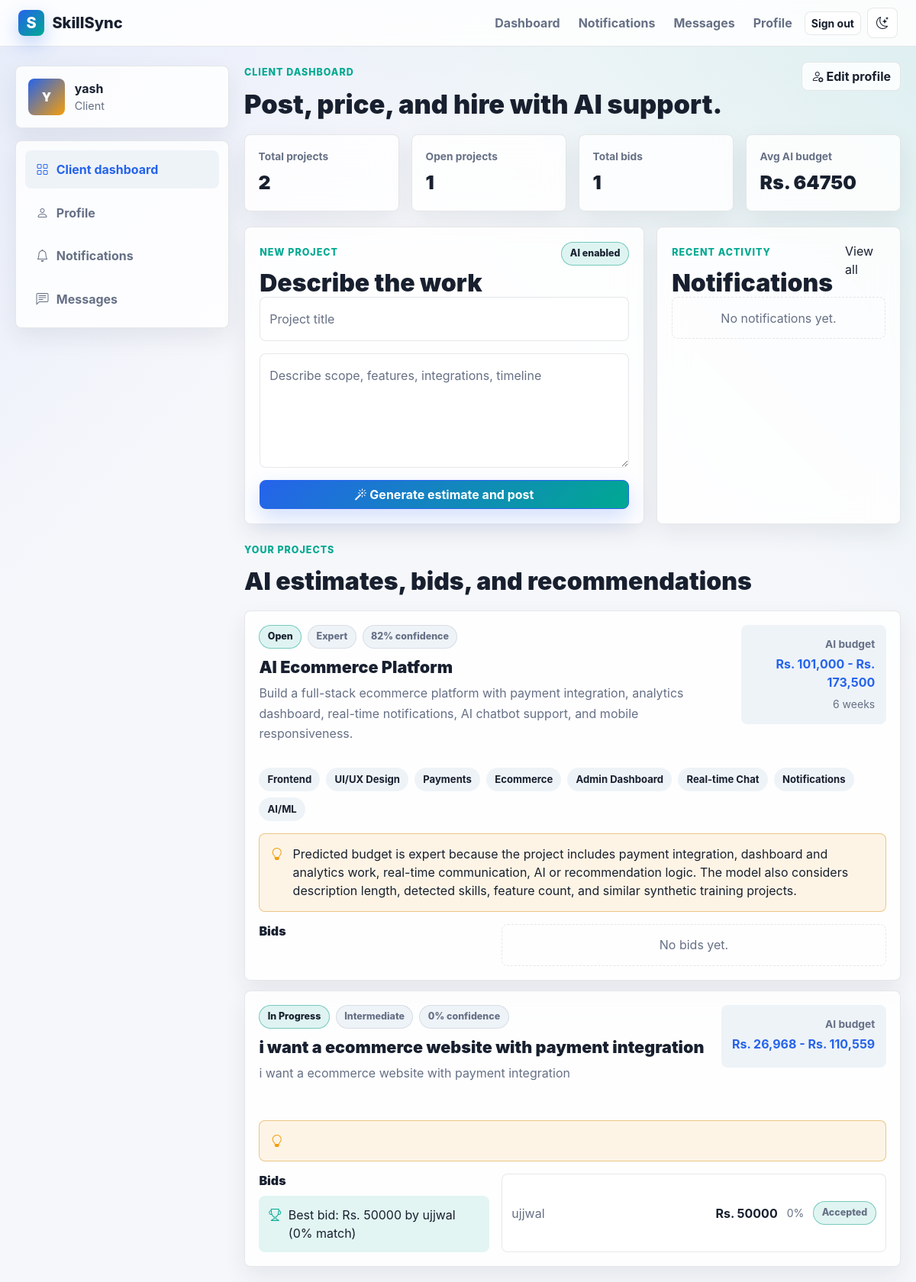
/client/ (signed in), run on the app's committed database.
### core/models.py (models this page shows, shortened)
class Profile(models.Model):
    ROLE_CHOICES = (
        ("client", "Client"),
        ("freelancer", "Freelancer"),
    )
    AVAILABILITY_CHOICES = (
        ("available", "Available"),
        ("busy", "Busy"),
        ("offline", "Offline"),
    )
    user = models.OneToOneField(User, on_delete=models.CASCADE, related_name="profile")
    role = models.CharField(max_length=20, choices=ROLE_CHOICES, default="freelancer")
    full_name = models.CharField(max_length=120, blank=True)
    headline = models.CharField(max_length=180, blank=True)
    bio = models.TextField(blank=True)
    skills = models.TextField(
        blank=True,
        help_text="Comma-separated skills, for example: Django, UI Design, Payments",
    )
    location = models.CharField(max_length=120, blank=True)
    hourly_rate = models.PositiveIntegerField(default=0)
    completed_projects = models.PositiveIntegerField(default=0)
    rating = models.DecimalField(max_digits=3, decimal_places=2, default=0)
    total_reviews = models.PositiveIntegerField(default=0)
    portfolio_url = models.URLField(blank=True)
    availability = models.CharField(
        max_length=20,
        choices=AVAILABILITY_CHOICES,
        default="available",
    )
    created_at = models.DateTimeField(auto_now_add=True)
    updated_at = models.DateTimeField(auto_now=True)
    @property
    def display_name(self):
        return self.full_name or self.user.get_full_name() or self.user.username

class Project(models.Model):
    STATUS_CHOICES = (
        ("open", "Open"),
        ("in_review", "In Review"),
        ("in_progress", "In Progress"),
        ("completed", "Completed"),
        ("cancelled", "Cancelled"),
    )
    COMPLEXITY_CHOICES = (
        ("basic", "Basic"),
        ("intermediate", "Intermediate"),
        ("advanced", "Advanced"),
        ("expert", "Expert"),
    )
    user = models.ForeignKey(User, on_delete=models.CASCADE, related_name="projects")
    title = models.CharField(max_length=180, blank=True)
    description = models.TextField()
    min_price = models.PositiveIntegerField(default=0)
    max_price = models.PositiveIntegerField(default=0)
    estimated_price = models.PositiveIntegerField(default=0)
    estimated_days = models.PositiveIntegerField(default=0)
    estimated_time_label = models.CharField(max_length=80, blank=True)
    complexity = models.CharField(
        max_length=20,
        choices=COMPLEXITY_CHOICES,
        default="intermediate",
    )
    confidence_score = models.PositiveIntegerField(default=0)
    skills = models.JSONField(default=list, blank=True)
    tags = models.JSONField(default=list, blank=True)
    budget_justification = models.TextField(blank=True)
    status = models.CharField(max_length=20, choices=STATUS_CHOICES, default="open")
    accepted_bid = models.ForeignKey(
        "Bid",
        on_delete=models.SET_NULL,
        null=True,
        blank=True,
        related_name="accepted_for_projects",
    )
    created_at = models.DateTimeField(auto_now_add=True)
    updated_at = models.DateTimeField(auto_now=True)
    class Meta:
        ordering = ("-created_at",)
    @property
    def title_or_summary(self):
        if self.title:
            return self.title
        return self.description[:70]
    def get_absolute_url(self):
        return reverse("project_detail", args=[self.pk])
    @property
    def budget_range(self):
        return f"Rs. {self.min_price:,} - Rs. {self.max_price:,}"

class Bid(models.Model):
    STATUS_CHOICES = (
        ("pending", "Pending"),
        ("shortlisted", "Shortlisted"),
        ("accepted", "Accepted"),
        ("rejected", "Rejected"),
    )
    project = models.ForeignKey(Project, on_delete=models.CASCADE, related_name="bids")
    freelancer = models.ForeignKey(User, on_delete=models.CASCADE, related_name="bids")
    amount = models.PositiveIntegerField()
    proposed_days = models.PositiveIntegerField(default=7)
    cover_letter = models.TextField(blank=True)
    status = models.CharField(max_length=20, choices=STATUS_CHOICES, default="pending")
    match_score = models.PositiveIntegerField(default=0)
    created_at = models.DateTimeField(auto_now_add=True)
    updated_at = models.DateTimeField(auto_now=True)
    class Meta:
        ordering = ("amount", "-match_score", "-created_at")

### core/views.py (the view, shortened to what this page needs)
# urls.py: path("client/", views.client_dashboard, name="client_dashboard"),
@login_required
def client_dashboard(request):
    if not _role_required(request, "client"):
        messages.error(request, "Client access required.")
        return redirect("landing")
    projects = (
        Project.objects.filter(user=request.user)
        .select_related("accepted_bid", "accepted_bid__freelancer", "ai_insight")
        .prefetch_related("bids", "bids__freelancer")
    )
    project_cards = []
    for project in projects:
        bids = project.bids.select_related("freelancer", "freelancer__profile").order_by(
            "-match_score",
            "amount",
        )
        project_cards.append(
            {
                "project": project,
                "bids": bids,
                "best_bid": bids.first(),
                "recommendations": getattr(project, "ai_insight", None).recommended_freelancers
                if hasattr(project, "ai_insight")
                else [],
            }
        )
    analytics = {
        "total_projects": projects.count(),
        "open_projects": projects.filter(status="open").count(),
        "total_bids": Bid.objects.filter(project__user=request.user).count(),
        "avg_budget": int(projects.aggregate(avg=Avg("estimated_price"))["avg"] or 0),
    }
    return render(
        request,
        "core/client.html",
        {
            "project_cards": project_cards,
            "analytics": analytics,
            "recent_notifications": request.user.notifications.all()[:5],
        },
    )

### core/templates/core/client.html (shortened to what this page needs)
{% extends "core/base.html" %}
{% block content %}
<div class="app-shell">
    {% include "core/includes/sidebar.html" with active="client" %}
    <section class="dashboard-content">
        <div class="dashboard-header">
            <div>
                <span class="eyebrow">Client dashboard</span>
                <h1>Post, price, and hire with AI support.</h1>
            </div>
            <a class="btn btn-ghost" href="{% url 'profile' %}">
                <i class="bi bi-person-gear"></i> Edit profile
            </a>
        </div>
        <div class="metric-grid">
            <div class="metric-card">
                <span>Total projects</span>
                <strong>{{ analytics.total_projects }}</strong>
            </div>
            <div class="metric-card">
                <span>Open projects</span>
                <strong>{{ analytics.open_projects }}</strong>
            </div>
            <div class="metric-card">
                <span>Total bids</span>
                <strong>{{ analytics.total_bids }}</strong>
            </div>
            <div class="metric-card">
                <span>Avg AI budget</span>
                <strong>Rs. {{ analytics.avg_budget|default:0 }}</strong>
            </div>
        </div>
        <div class="dashboard-grid">
            <div class="glass-panel form-panel">
                <div class="panel-heading">
                    <div>
                        <span class="eyebrow">New project</span>
                        <h2>Describe the work</h2>
                    </div>
                    <span class="status-pill">AI enabled</span>
                </div>
                <form method="POST" data-loading>
                    <div class="form-floating mb-3">
                        <input class="form-control" type="text" name="title" id="title" placeholder="Project title">
                        <label for="title">Project title</label>
                    </div>
                    <div class="form-floating mb-3">
                        <textarea class="form-control tall-textarea" name="description" id="description" placeholder="Describe your project" required></textarea>
                        <label for="description">Describe scope, features, integrations, timeline</label>
                    </div>
                    <button class="btn btn-primary w-100" type="submit">
                        <i class="bi bi-magic"></i> Generate estimate and post
                    </button>
                </form>
            </div>
            <div class="glass-panel">
                <div class="panel-heading">
                    <div>
                        <span class="eyebrow">Recent activity</span>
                        <h2>Notifications</h2>
                    </div>
                    <a href="{% url 'notifications' %}">View all</a>
                </div>
                <div class="activity-list">
                    {% for notification in recent_notifications %}
                        <a href="{% url 'mark_notification_read' notification.id %}" class="activity-item {% if not notification.is_read %}unread{% endif %}">
                            <strong>{{ notification.title }}</strong>
                            <span>{{ notification.message|truncatechars:82 }}</span>
                        </a>
                    {% empty %}
                        <div class="empty-state">No notifications yet.</div>
                    {% endfor %}
                </div>
            </div>
        </div>
        <div class="section-title-row">
            <div>
                <span class="eyebrow">Your projects</span>
                <h2>AI estimates, bids, and recommendations</h2>
            </div>
        </div>
        <div class="project-list">
            {% for item in project_cards %}
                <article class="project-card">
                    <div class="project-card-header">
                        <div>
                            <div class="tag-row">
                                <span class="status-pill">{{ item.project.get_status_display }}</span>
                                <span class="status-pill subtle">{{ item.project.get_complexity_display }}</span>
                                <span class="status-pill subtle">{{ item.project.confidence_score }}% confidence</span>
                            </div>
                            <h3><a href="{{ item.project.get_absolute_url }}">{{ item.project.title_or_summary }}</a></h3>
                            <p>{{ item.project.description|truncatechars:190 }}</p>
                        </div>
                        <div class="budget-block">
                            <span>AI budget</span>
                            <strong>{{ item.project.budget_range }}</strong>
                            <small>{{ item.project.estimated_time_label }}</small>
                        </div>
                    </div>
                    <div class="skill-row">
                        {% for skill in item.project.skills %}
                            <span>{{ skill }}</span>
                        {% endfor %}
                    </div>
                    <div class="insight-box">
                        <i class="bi bi-lightbulb"></i>
                        <span>{{ item.project.budget_justification }}</span>
                    </div>
                    <div class="bid-section">
                        <div>
                            <h4>Bids</h4>
                            {% if item.best_bid %}
                                <div class="best-bid">
                                    <i class="bi bi-trophy"></i>
                                    <span>
                                        Best bid: Rs. {{ item.best_bid.amount }} by
                                        {{ item.best_bid.freelancer.profile.display_name }}
                                        ({{ item.best_bid.match_score }}% match)
                                    </span>
                                </div>
                            {% endif %}
                        </div>
                        <div class="bid-list">
                            {% for bid in item.bids|slice:":4" %}
                                <div class="bid-row">
                                    <span>{{ bid.freelancer.profile.display_name }}</span>
                                    <strong>Rs. {{ bid.amount }}</strong>
                                    <small>{{ bid.match_score }}%</small>
                                    {% if bid.status == "pending" %}
                                        <form class="inline-form" method="POST" action="{% url 'accept_bid' bid.id %}">
                                            {% csrf_token %}
                                            <button class="btn btn-sm btn-ghost" type="submit">Accept</button>
                                        </form>
                                    {% else %}
                                        <span class="status-pill">{{ bid.get_status_display }}</span>
                                    {% endif %}
                                </div>
                            {% empty %}
                                <div class="empty-state">No bids yet.</div>
                            {% endfor %}
                        </div>
                    </div>
                </article>
            {% empty %}
                <div class="empty-state large">Post your first project to generate AI estimates and recommendations.</div>
            {% endfor %}
        </div>
    </section>
</div>
{% endblock %}

### core/templates/core/includes/sidebar.html
<aside class="sidebar">
    <div class="sidebar-card">
        <div class="sidebar-avatar">{{ user.username|slice:":1"|upper }}</div>
        <div>
            <strong>{{ user.profile.display_name }}</strong>
            <span>{{ user.profile.get_role_display }}</span>
        </div>
    </div>
    <nav class="sidebar-nav">
        {% if user.profile.role == "client" %}
            <a class="{% if active == 'client' %}active{% endif %}" href="{% url 'client_dashboard' %}">
                <i class="bi bi-grid"></i> Client dashboard
            </a>
        {% else %}
            <a class="{% if active == 'freelancer' %}active{% endif %}" href="{% url 'freelancer_dashboard' %}">
                <i class="bi bi-search"></i> Find projects
            </a>
        {% endif %}
        <a class="{% if active == 'profile' %}active{% endif %}" href="{% url 'profile' %}">
            <i class="bi bi-person"></i> Profile
        </a>
        <a class="{% if active == 'notifications' %}active{% endif %}" href="{% url 'notifications' %}">
            <i class="bi bi-bell"></i> Notifications
        </a>
        <a class="{% if active == 'messages' %}active{% endif %}" href="{% url 'inbox' %}">
            <i class="bi bi-chat-left-text"></i> Messages
        </a>
    </nav>
</aside>

### data on the page
Project: project.status "Open", project.complexity "Expert", project.confidence_score "82", project.title_or_summary "AI Ecommerce Platform", project.description "Build a full-stack ecommerce platform with payment integration, analytics dashboard, real-time notifications, AI chatbot support, and mobile responsiveness.", project.budget_range "Rs. 101,000 - Rs. 173,500", project.estimated_time_label "6 weeks", skills "Frontend" "UI/UX Design" "Payments" "Ecommerce" "Admin Dashboard" "Real-time Chat" "Notifications" "AI/ML", project.budget_justification "Predicted budget is expert because the project includes payment integration, dashboard and analytics work, real-time communication, AI or recommendation logic. The model also considers description length, detected skills, feature count, and similar synthetic training projects."
Project: project.status "In Progress", project.complexity "Intermediate", project.confidence_score "0", project.title_or_summary "i want a ecommerce website with payment integration", project.description "i want a ecommerce website with payment integration", project.budget_range "Rs. 26,968 - Rs. 110,559", best_bid.amount "50000", best_bid.freelancer.profile.display_name "ujjwal", best_bid.match_score "0"
Bid: freelancer.profile.display_name "ujjwal", amount "50000", match_score "0", status "Accepted"

### other printed values
{{ user.username|slice:":1"|upper }} "Y"
{{ user.profile.display_name }} "yash"
{{ user.profile.get_role_display }} "Client"
{{ analytics.total_projects }} "2"
{{ analytics.open_projects }} "1"
{{ analytics.total_bids }} "1"
{{ analytics.avg_budget|default:0 }} "64750"
